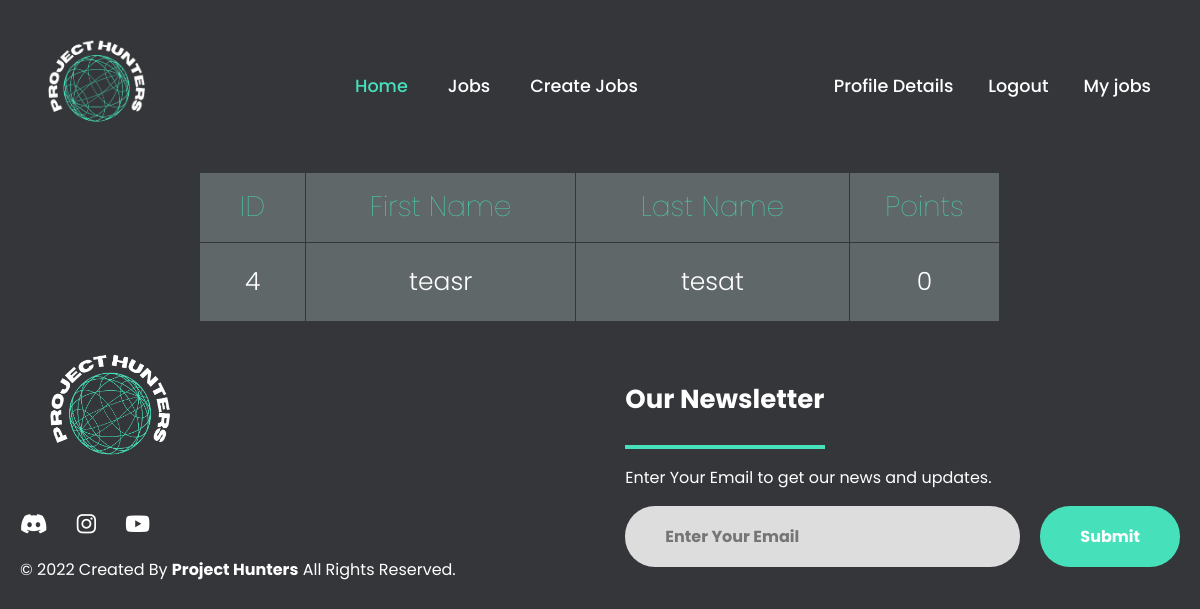
/scoreboard/ (signed in), run on the app's committed database.
### accounts/models.py (models this page shows)
class Profile(AbstractUser):
    ROLE_CHOICES = (
        ('freelancer', 'Freelancer'),
        ('client', 'Client'),
        ('teamleader', 'Team Leader'),
    )
    email = models.EmailField(unique=True)
    points = models.IntegerField(default=0)
    role = models.CharField(max_length=15, choices=ROLE_CHOICES, default='freelancer')

### scoreboard/views.py (the view)
# urls.py: path('', views.index, name='index'),
def index(request):
    users = User.objects.all().order_by('-points')
    for user in users:
        print(user.username, user.points)
    return render(request, 'scoreboard.html', {'users':users})

### templates/scoreboard.html
{% extends 'base.html' %}
{% block content %}
        <main>
            <section class="leaderboard">
                <table class="table-fill">
                    <thead>
                        <tr>
                            <th class="Id__title">ID</th>
                            <th class="fname__title">First Name</th>
                            <th class="lname__title">Last Name</th>
                            <th class="points__title">Points</th>
                        </tr>
                    </thead>
                    <tbody id="leaderboard">
                        {% for user in users %}
                            {% if user.role == 'freelancer'%}
                                <tr>
                                    <td class="iota__Id">{{user.id}}</th>
                                    <td class="iota__fname">{{user.first_name}}</td>
                                    <td class="iota__lname">{{user.last_name}}</td>
                                    <td class="iota__points">{{user.points}}</td>
                                </tr>
                            {%endif%}
                        {% endfor %}
                    </tbody>
                </table>
            </section>
        </main>
{% endblock %}

### static/css/style.css (style rules this page uses)
:root { --bg-color: #35363a; --text-color: #fff; --main-color: #46e0ba; --primary-color: #222222; --secondary-color: #00b4d5; --tertiary-color: #0077b6; --yellow-color: #ffb900; --gray-color: #ffffff; }
* { padding: 0; margin: 0; box-sizing: border-box; font-family: 'Poppins', sans-serif; text-decoration: none; list-style: none; }
body { background: var(--bg-color); color: var(--text-color); }

### static/css/scoreboard.css (style rules this page uses)
.leaderboard .table-fill { max-width: 800px; padding:5px; width: 100%; margin: auto; border-collapse: collapse; position: relative; }
.leaderboard th { color:#46e0ba;; background: rgb(95, 103, 105); font-size:28px; font-weight: 100; height: 70px; vertical-align:middle; text-align: center; border-right: 1px solid #35363a; }
.leaderboard tr { border-bottom: 1px solid #35363a; color: rgb(255, 255, 255); font-weight:normal; }
.leaderboard td { background:#5f6769; padding:20px; text-align: center; vertical-align: middle; font-weight:300; font-size:25px; border-right: 1px solid #35363a; }

### data on the page
Profile: id "4", first_name "teasr", last_name "tesat", points "0"
